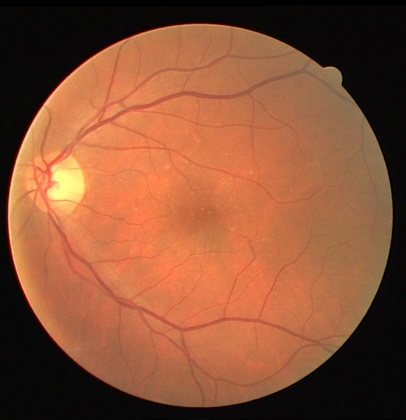
%> input picture 21.jpg, 406 x 420 px, shrunk from 565 x 584 before the run
$ octave bloodvesselmain.m   (GNU Octave 9; MATLAB toolbox functions it lacks are replaced by stand-ins)
%> lines starting %> are read from the running program, lines starting %| are printed output that depends on the picture; in (x1, y1, x2, y2) boxes, pixels count from 0 and x2, y2 are one past the last pixel; in counts of white or black regions, pixels touching at a corner belong together; the program's own positions count from 1
### VesselExtract.m
%Program for Retinal Blood Vessel Extraction

%Author : Athi Narayanan S
%M.E, Embedded Systems,
%K.S.R College of Engineering
%Erode, Tamil Nadu, India.
%http://sites.google.com/site/athisnarayanan/
%s_athi1983@yahoo.co.in

%Program Description
%This program extracts blood vessels from a retina image using Kirsch's Templates.
%Spatial Filtering of the input retina image is done with the Kirsch's
%Templates in different orientations. Followed by thresholding, results in
%the extracted blood vessels. The threshold can be varied to fine tune the
%output.

function bloodVessels = VesselExtract(inImg, threshold)

%Kirsch's Templates
h1=[5 -3 -3;
    5  0 -3;
    5 -3 -3]/15;
h2=[-3 -3 5;
    -3  0 5;
    -3 -3 5]/15;
h3=[-3 -3 -3;
     5  0 -3;
     5  5 -3]/15;
h4=[-3  5  5;
    -3  0  5;
    -3 -3 -3]/15;
h5=[-3 -3 -3;
    -3  0 -3;
     5  5  5]/15;
h6=[ 5  5  5;
    -3  0 -3;
    -3 -3 -3]/15;
h7=[-3 -3 -3;
    -3  0  5;
    -3  5  5]/15;
h8=[ 5  5 -3;
     5  0 -3;
    -3 -3 -3]/15;

%Spatial Filtering by Kirsch's Templates
t1=filter2(h1,inImg);
t2=filter2(h2,inImg);
t3=filter2(h3,inImg);
t4=filter2(h4,inImg);
t5=filter2(h5,inImg);
t6=filter2(h6,inImg);
t7=filter2(h7,inImg);
t8=filter2(h8,inImg);

s=size(inImg);
bloodVessels=zeros(s(1),s(2));
temp=zeros(1,8);

%

for i=1:s(1)
    for j=1:s(2)
        temp(1)=t1(i,j);temp(2)=t2(i,j);temp(3)=t3(i,j);temp(4)=t4(i,j);
        temp(5)=t5(i,j);temp(6)=t6(i,j);temp(7)=t7(i,j);temp(8)=t8(i,j);
        if(max(temp)>threshold)
            bloodVessels(i,j)=max(temp);
        end
    end
end

### bloodvesselmain.m
%Program for Retinal Blood Vessel Extraction

%Author : Athi Narayanan S
%M.E, Embedded Systems,
%K.S.R College of Engineering
%Erode, Tamil Nadu, India.
%http://sites.google.com/site/athisnarayanan/
%s_athi1983@yahoo.co.in

%Program Description
%This program is the main entry of the application.
%This program extracts blood vessels from a retina image using Kirsch's Templates.

%Clear Memory & Command Window
clc;
clear all;
close all;

%Read Input Retina Image
inImg = imread('C:\Users\SHRUTI\Desktop\Project\diabetic-retinopathy-master\Image processing\21.jpg');
%> inImg is the input picture: size 420x406x3 uint8; mean R, G, B 138.6, 82.8, 54.5
dim = ndims(inImg);
%> dim = 3
if(dim == 3)
    %Input is a color image
    inImg = rgb2gray(inImg);
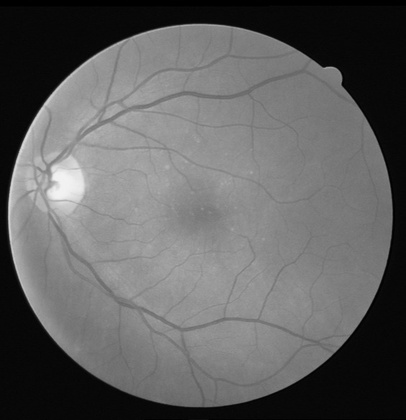
%> inImg: size 420x406 uint8; min 0, max 243, mean 96.3
end

%Extract Blood Vessels
Threshold = 10;
bloodVessels = VesselExtract(inImg, Threshold);
%> in VesselExtract, `t3=filter2(h3,inImg);`:
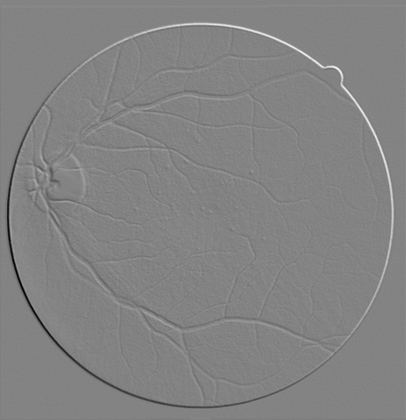
%> t3: size 420x406 double; min -109.6, max 103.3, mean 0; drawn with min black and max white
%> in VesselExtract, `t4=filter2(h4,inImg);`:
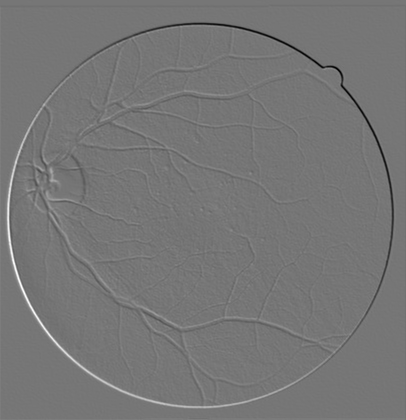
%> t4: size 420x406 double; min -95.47, max 110, mean 0; drawn with min black and max white
%> in VesselExtract, `t5=filter2(h5,inImg);`:
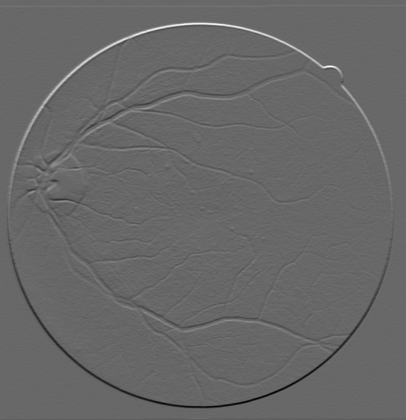
%> t5: size 420x406 double; min -88.33, max 127.9, mean 0; drawn with min black and max white
%> in VesselExtract, `t6=filter2(h6,inImg);`:
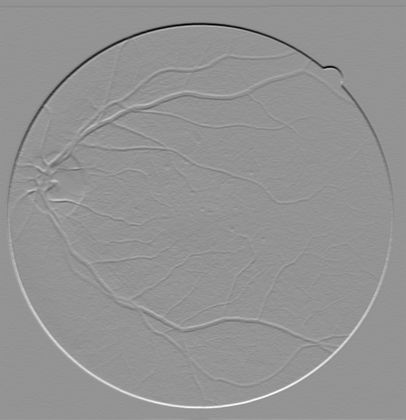
%> t6: size 420x406 double; min -120.5, max 87.6, mean 0; drawn with min black and max white
%> after the loop in VesselExtract, `for i=1:s(1)`:
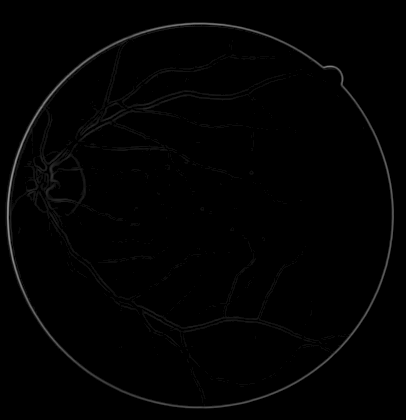
%> bloodVessels: size 420x406 double; min 0, max 148.6, mean 2.2
%> after the loop in VesselExtract, `for i=1:s(1)`: temp = [1.4 -3.4 -2.87 0.867 -3.4 5.13 -3.4 5.67]

%Output Blood Vessels image

figure;
subplot(121);imshow(inImg);title('Input Image');
subplot(122);imshow(bloodVessels);title('Extracted Blood Vessels');
%> after `imshow(bloodVessels)`:
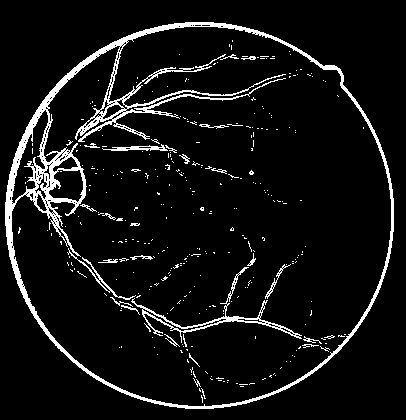
%> displayed picture: size 420x406, on the screen's scale of 0 to 255; 7.2% white; 331 white regions (305 under 20 px), largest, box (x1, y1, x2, y2) and area: (5, 22, 394, 409) 9054, (131, 267, 302, 343) 980, (67, 248, 136, 300) 236

$ run again, with sa.jpg copied over 21.jpg
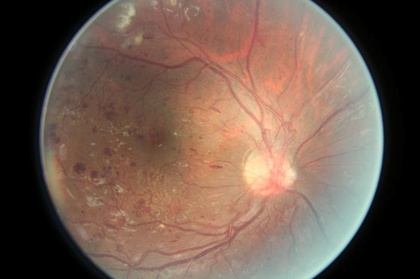
%> input picture sa.jpg, 420 x 279 px, shrunk from 752 x 500 before the run
%> inImg is the input picture: size 279x420x3 uint8; mean R, G, B 114.8, 92.2, 79.9
%> inImg: size 279x420 uint8
%> after the loop in VesselExtract, `for i=1:s(1)`:
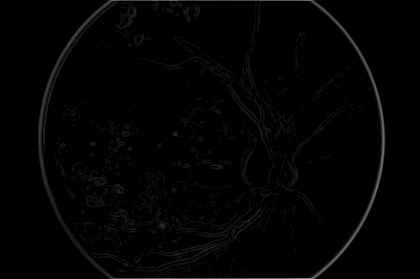
%> bloodVessels: size 279x420 double; min 0, max 133.3, mean 2.9
%> after the loop in VesselExtract, `for i=1:s(1)`: temp = [0 0 0 0 0 0 0 0]
%> `imshow(bloodVessels)`:
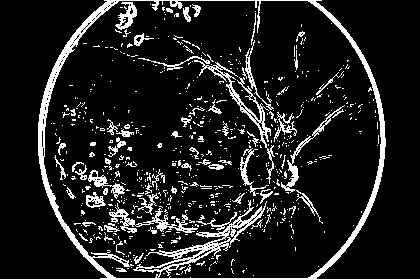
%> displayed picture: size 279x420, on the screen's scale of 0 to 255; 12% white; 659 white regions (593 under 20 px), largest, box (x1, y1, x2, y2) and area: (38, 0, 386, 279) 5864, (194, 60, 275, 184) 880, (109, 203, 198, 233) 649
